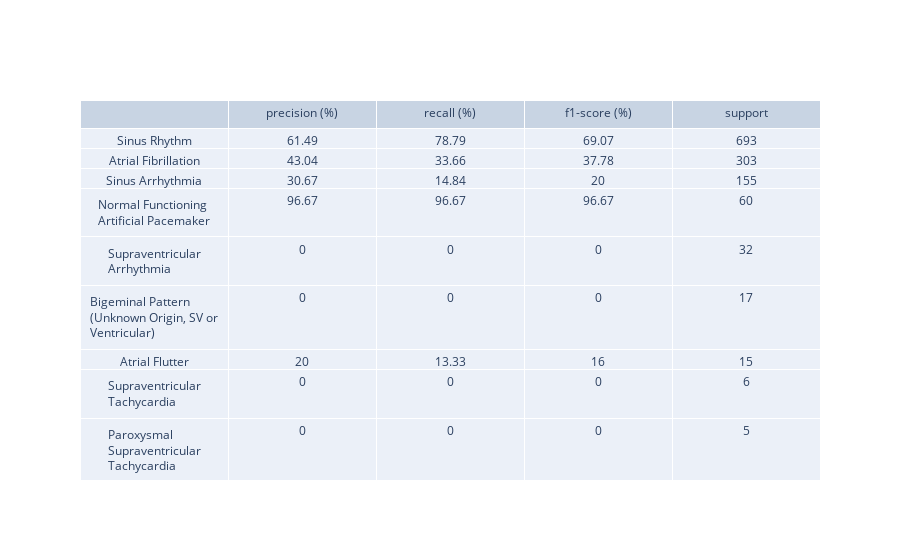
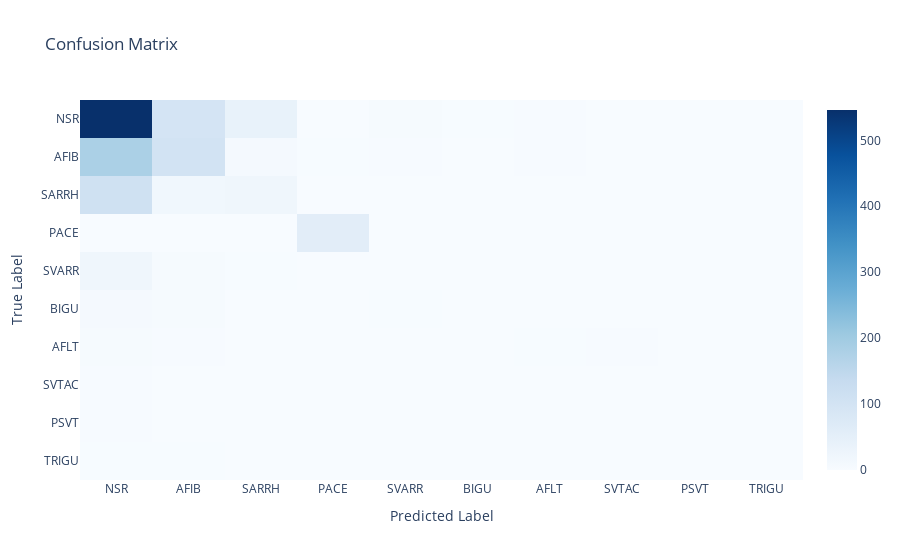

These figures' notebook cell, in order:
### Code cell
from IPython.display import display

from feature_selection import (
    select_features,
    create_confusion_matrix,
    create_report_table,
    test
)

report, cm = test(rf, X_test, y_test)

fig1 = create_report_table(report)
fig2 = create_confusion_matrix(cm)

display(fig1)
display(fig2)

### Figure 1 — Plotly figure (JSON) as saved in the notebook; plotly's stock layout.template omitted (floating-point values rounded to 4 significant figures)
{"data": [{"cells": {"values": [["Sinus Rhythm", "Atrial Fibrillation", "Sinus Arrhythmia", "Normal Functioning Artificial Pacemaker", "Supraventricular Arrhythmia", "Bigeminal Pattern (Unknown Origin, SV or Ventricular)", "Atrial Flutter", "Supraventricular Tachycardia", "Paroxysmal Supraventricular Tachycardia", "Trigeminal Pattern (Unknown Origin, SV or Ventricular)", "macro avg", "weighted avg", ""], [61.49, 43.04, 30.67, 96.67, 0, 0, 20, 0, 0, 0, 25.19, 51.55, ""], [78.79, 33.66, 14.84, 96.67, 0, 0, 13.33, 0, 0, 0, 23.73, 56.67, ""], [69.07, 37.78, 20, 96.67, 0, 0, 16, 0, 0, 0, 23.95, 53.06, "accuracy"], [693, 303, 155, 60, 32, 17, 15, 6, 5, 4, 1290, 1290, "56.67%"]]}, "header": {"values": ["", "precision (%)", "recall (%)", "f1-score (%)", "support"]}, "type": "table"}], "layout": {}}

### Figure 2 — Plotly figure (JSON) as saved in the notebook; plotly's stock layout.template omitted (floating-point values rounded to 4 significant figures)
{"data": [{"colorscale": [[0, "rgb(247,251,255)"], [0.125, "rgb(222,235,247)"], [0.25, "rgb(198,219,239)"], [0.375, "rgb(158,202,225)"], [0.5, "rgb(107,174,214)"], [0.625, "rgb(66,146,198)"], [0.75, "rgb(33,113,181)"], [0.875, "rgb(8,81,156)"], [1, "rgb(8,48,107)"]], "type": "heatmap", "x": ["NSR", "AFIB", "SARRH", "PACE", "SVARR", "BIGU", "AFLT", "SVTAC", "PSVT", "TRIGU"], "y": ["TRIGU", "PSVT", "SVTAC", "AFLT", "BIGU", "SVARR", "PACE", "SARRH", "AFIB", "NSR"], "z": [[2, 2, 0, 0, 0, 0, 0, 0, 0, 0], [4, 0, 0, 0, 0, 0, 0, 1, 0, 0], [3, 1, 0, 0, 0, 0, 1, 0, 1, 0], [6, 4, 0, 0, 0, 0, 2, 3, 0, 0], [9, 5, 1, 0, 2, 0, 0, 0, 0, 0], [23, 6, 2, 0, 0, 0, 1, 0, 0, 0], [1, 1, 0, 58, 0, 0, 0, 0, 0, 0], [112, 19, 23, 0, 1, 0, 0, 0, 0, 0], [182, 102, 9, 2, 3, 1, 3, 1, 0, 0], [546, 97, 40, 0, 5, 2, 3, 0, 0, 0]]}], "layout": {"title": {"text": "Confusion Matrix"}, "xaxis": {"title": {"text": "Predicted Label"}}, "yaxis": {"title": {"text": "True Label"}}}}
